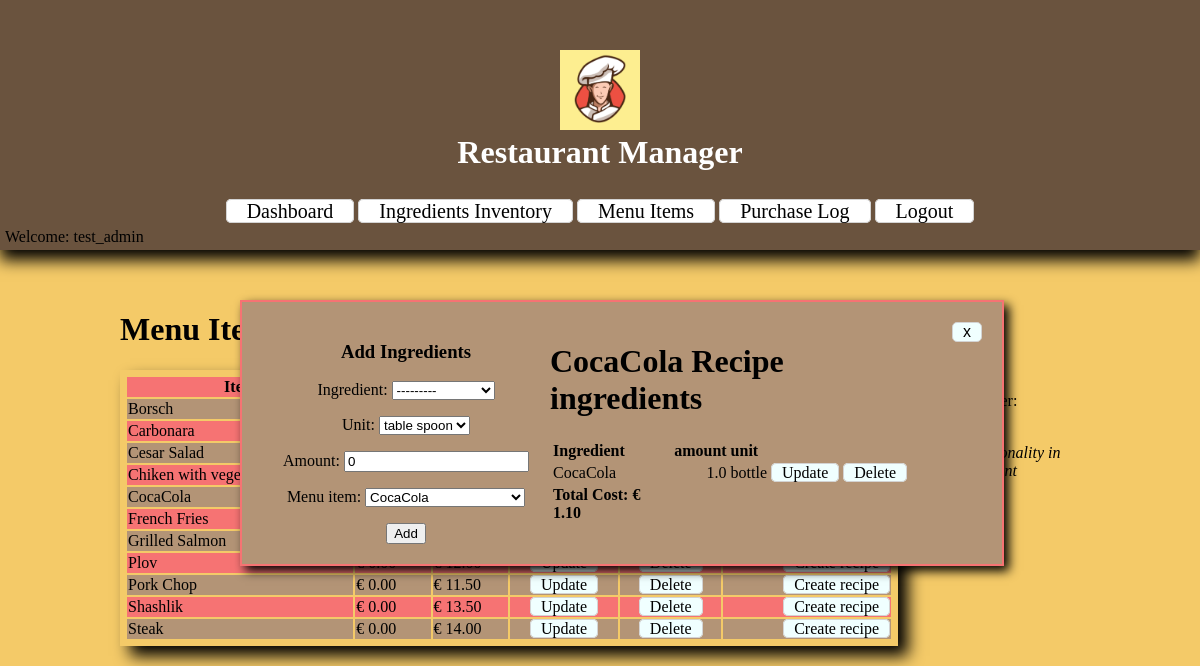
Screenshot of /recipe_req/12/create/ (signed in) with the database file from the repository.
### restaurantManager/models.py (models this page shows, shortened)
class MenuItem(models.Model):
    name = models.CharField(unique = True, max_length=30)
    price = models.FloatField(default=0)
    cost = models.FloatField(default=0)
    class Meta:
        ordering = ['name']
    def calculate(self):
        recipe_req = RecipeReq.objects.filter(menu_item__name = self.name)
        item_cost = 0
        for ingredient in recipe_req:
            item_cost += ingredient.converter() * ingredient.ingredient.price
        return item_cost
    def __str__(self):
        return self.name

class RecipeReq(models.Model):
    UNIT_TYPES = [
        ("tbs", "table spoon"),
        ("ml", "mililitres"),
        ("g", "grams"),
        ("eggs", "eggs"),
        ("bottle", "bottle")
    ]
    ingredient = models.ForeignKey(Ingredient, on_delete=models.CASCADE)
    amount = models.FloatField(default=0)
    unit = models.CharField(max_length=10, default="-", choices=UNIT_TYPES)
    menu_item = models.ForeignKey(MenuItem, on_delete=models.CASCADE)
    def converter(self):
        if self.unit == "tbs":
            return 0.05 * self.amount
        elif self.unit == "ml":
            return 0.001 * self.amount
        elif self.unit == "g":
            return 0.001 * self.amount
        elif self.unit == "eggs":
            return 1 * self.amount
        elif self.unit == "bottle":
            return 1 * self.amount

class Ingredient(models.Model):
    UNIT_TYPES = [
        ("l", "litre"),
        ("kg", "kilogramm"),
        ("bottle", "bottle"),
        ("eggs", "eggs")
    ]
    CATEGORIES = [
        ('FRESH PRODUCE', 'FRESH PRODUCE'),
        ('GRAINS', 'GRAINS'),
        ('MEAT / PROTEIN', 'MEAT / PROTEIN'),
        ('DAIRY', 'DAIRY'),
        ('BAKING GOODS', 'BAKING GOODS'),
        ('FREEZER', 'FREEZER'),
        ('CANNED / DRIED GOODS', 'CANNED / DRIED GOODS'),
        ('CONDIMENTS / SPICES', 'CONDIMENTS / SPICES'),
        ('OILS / VINEGARS', 'OILS / VINEGARS'),
        ('SNACKS', 'SNACKS'),
        ('OTHER', 'OTHER')
    ]
    name = models.CharField(unique = True, max_length=30)
    unit = models.CharField(max_length=10, choices=UNIT_TYPES)
    quantity = models.FloatField(default=0)
    price = models.FloatField(default=0)
    category = models.CharField(max_length=20, choices=CATEGORIES, default='OTHER')
    class Meta:
        ordering = ['name']
    def __str__(self):
        return self.name

### restaurantManager/views.py (the view)
# urls.py: path('recipe_req/<pk>/create/', views.CreateRecipeReqView.as_view(), name='create_recipe_req'),
class CreateRecipeReqView(LoginRequiredMixin, CreateView):
    model = RecipeReq
    form_class = RecipeReqForm
    def get_context_data(self, **kwargs):
        context = super().get_context_data(**kwargs)
        context['menu_items'] = MENU_ITEMS
        item = MenuItem.objects.get(pk = self.kwargs.get('pk'))
        cost = item.calculate()
        item.cost = cost
        item.save()
        context['ingredients'] = RecipeReq.objects.filter(menu_item = self.kwargs.get('pk'))
        context['form'] = RecipeReqForm(initial={'menu_item': self.kwargs.get('pk')})
        return context
    template_name = "restaurantManager/create_recipe_req.html"

### restaurantManager/forms.py
class RecipeReqForm(forms.ModelForm):
    class Meta:
        model = RecipeReq
        fields = ("ingredient", "unit", "amount", "menu_item")

### restaurantManager/templates/restaurantManager/create_recipe_req.html (shortened to what this page needs)
{% extends 'restaurantManager/menu_items.html' %}
{% load static %}
{% block menu %}
    <div class="container">
        <div style="float: left; display:inline; width: 40%;">
        <h3>Add Ingredients</h3>
        <form method="POST">
            {{ form.as_p }}
            <input type="submit" value="Add" />
        </form>
        </div>
        <div style="display: inline; float:left; width: 50%; text-align: left;">
            <h1>{{ ingredients.0.menu_item }} Recipe ingredients</h1>
            <table>
                <tr>
                    <th>Ingredient</th>
                    <th>amount</th>
                    <th>unit</th>
                </tr>
                {% for ingredient in ingredients %}
                <tr>
                    <td>{{ ingredient.ingredient }}</td>
                    <td style="text-align: right;">{{ ingredient.amount }}</td>
                    <td>{{ ingredient.unit }}</td>
                    <td><a href="{% url 'update_recipe_req' pk=ingredient.pk pk2=ingredient.menu_item.pk %}">Update</a></td>
                    <td><a href="{% url 'delete_recipe_req' pk=ingredient.pk pk2=ingredient.menu_item.pk %}">Delete</a></td>
                </tr>
                {% endfor %}
                <tr>
                    <td><strong>Total Cost: {% with item=ingredients|first %}€ {{ item.menu_item.cost|floatformat:2 }}{% endwith %}</strong></td>
                </tr>
            </table>
        </div>
        <a class="close" href="{% url 'menu_items' %}">x</a>
    </div>
{% endblock %}

### restaurantManager/templates/restaurantManager/menu_items.html (shortened to what this page needs)
{% extends 'base.html' %}
{% load static %}
{% block content %}
    <h1>Menu Items <a style="font-size: 14px; vertical-align: middle;" href="{% url 'create_menu_item' %}">Create Menu Item</a></h1>
    <div class="table-box" style="display: inline-block;">
        <table class="list">
            <tr>
                <th>Item</th>
                <th>Cost EUR</th>
                <th>Price EUR</th>
            </tr>
            {% for item in menu_items %}
                <tr>
                    <td style="width: 30%;">{{ item.name }}</td>
                    <td style="width: 10%">€ {{ item.cost|floatformat:2 }}</td>
                    <td style="width: 10%;">€ {{ item.price|floatformat:2 }}</td>
                    <td style="text-align: center;"><a href="{% url 'update_menu_item' item.pk %}">Update</a></td>
                    <td style="text-align: center;"><a href="{% url 'delete_menu_item' item.pk %}">Delete</a></td>
                    {% if item.pk in recipes %}
                        <td style="text-align: right;"><a href="{% url 'create_recipe_req' item.pk %}">Recipe</a></td>
                        <td style="text-align: center;"><a href="{% url 'create_purchase' item.pk %}">Purchase</a></td>
                    {% else %}
                        <td style="text-align: right;"><a href="{% url 'create_recipe_req' item.pk %}">Create recipe</a></td>
                    {% endif %}
                </tr>
            {% endfor %}
        </table>
    </div>
    <div style="float: right; width: 15%; padding: 0; margin: 0 0;">
        <h3 style="padding: 0; margin: 0;">Bill</h3>
        <p style="padding: 0; margin: 0;">Bill number: <a href="">create</a></p>
        <p><i>Bill functionality in development</i></p>
    </div>
    {% block menu %}
    {% endblock %}
{% endblock %}

### restaurantManager/templates/base.html (shortened to what this page needs)
{% load static %}
<!DOCTYPE html>
<html>
    <head>
        <link rel="stylesheet" type="text/css" href="{% static 'restaurantManager/style.css' %}" />
    </head>
    <body>
        <header style="box-shadow: 0px 10px 15px black;">
            <div class="logo">
                <img src="{% static 'restaurantManager/logo.png' %}" alt="Logo" width="80px" />
                <h1 style="color: white;">Restaurant Manager</h1>
            </div>
            <nav class="navbar">
                <a class="nav-item" href="{% url 'home' %}">Dashboard</a>
                <a class="nav-item" href="{% url 'ingredients' %}">Ingredients Inventory</a>
                <a class="nav-item" href="{% url 'menu_items' %}">Menu Items</a>
                <a class="nav-item" href="{% url 'purchases' %}">Purchase Log</a>
                {% if user.is_authenticated %}
                    <a class="nav-item" href="{% url 'logout' %}">Logout</a>
            </nav>
            <p style="margin: 5px 5px">Welcome: {{ user.get_username }}</p>
            {% endif %}
        </header>
        <main>
        {% block content %}
        {% endblock %}
        </main>
    </body>
</html>

### restaurantManager/static/restaurantManager/style.css (style rules this page uses)
html { width: 100vw; overflow-x: hidden; }
body { background-color: rgb(244, 202, 104); margin: 0; }
header { background-color: rgb(106, 83, 62); height: 150px; width: 100%; padding: 50px 0 50px 0; box-shadow: 5px 0px 3px black; }
.logo { display: block; width: 300px; height: 100px; margin: auto; text-align: center; }
.logo h1 { margin: 0 0; }
.navbar { width: auto; margin: 0 0; margin-top: 50px; background-color: rgb(106, 83, 62); text-align: center; }
a:link { text-decoration: none; color: black; background-color: azure; border: 1px solid lightgrey; border-radius: 5px; padding: 0 10px; }
.navbar a { text-decoration: none; padding: 0 20px; color: blueviolet; font-size: 20px; }
a.nav-item { background-color: white; color: black; }
.table-box { width: 80%; min-width: 520px; padding: 5px 5px; margin: auto; box-shadow: 10px 10px 15px black; }
main { padding: 40px 10%; }
.list { width: 100%; margin: auto; height: auto; }
.list tr:nth-child(even) { background-color:rgb(179, 148, 118); }
.list tr:nth-child(odd) { background-color:rgb(246, 115, 115); }
.container { position: absolute; left: 20%; top: 300px; height: auto; width: 60%; background-color: rgb(179, 148, 118); padding: 20px 20px; border: 2px solid rgb(246, 115, 115); box-shadow: 5px 5px 10px black; text-align: center; }
.close { font-family: Arial; float: right; vertical-align: middle; padding: 0 5px; }

### rows the page displays
MenuItem: name "Borsch"
MenuItem: name "Carbonara"
MenuItem: name "Cesar Salad"
MenuItem: name "Chiken with vegetables"
MenuItem: name "CocaCola"
MenuItem: name "French Fries"
MenuItem: name "Grilled Salmon"
MenuItem: name "Plov"
MenuItem: name "Pork Chop", cost "0.00", price "11.50", shows "Create recipe"
MenuItem: name "Shashlik", cost "0.00", price "13.50", shows "Create recipe"
MenuItem: name "Steak", cost "0.00", price "14.00", shows "Create recipe"
RecipeReq: menu_item.name "CocaCola", ingredient "CocaCola", amount "1.0", unit "bottle", menu_item.cost "1.10"

### other values shown
{{ user.get_username }} "test_admin"
